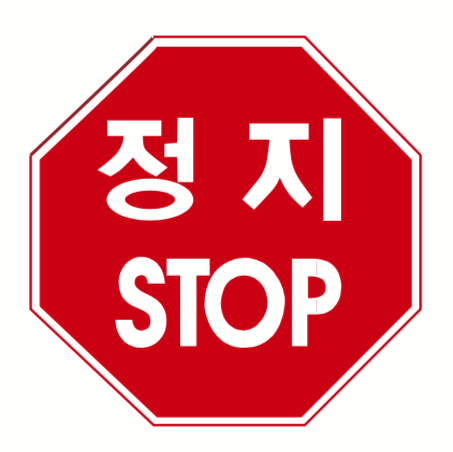
//> input picture slam-2018-fall/TwoViewGeometry/data/stop.png, 453 x 452 px
$ ./main   (built with g++ and OpenCV 4)
//> lines starting //> are read from the running program, lines starting //| are printed output that depends on the picture; after the words box and inside, x2 and y2 are one past the last pixel; in counts of white or black regions, pixels touching at a corner belong together
### slam-2018-fall/TwoViewGeometry/PlanarObjDetection/deschandler.h
#ifndef DESCRIPTORMATCHER_H
#define DESCHANDLER_H

#include <iostream>
#include <opencv2/opencv.hpp>
#include <opencv2/xfeatures2d.hpp>


class DescHandler
{
public:
    // DescHandler factory function
    static DescHandler* factory(std::string descType, std::string matcherType)
    {
        cv::Ptr<cv::Feature2D> desc;
        cv::Ptr<cv::DescriptorMatcher> matcher;
        if(descType=="sift")
            desc = cv::xfeatures2d::SIFT::create();
        else if(descType=="surf")
            desc = cv::xfeatures2d::SURF::create();
        else if(descType=="orb")
            desc = cv::ORB::create();
        else
            throw std::string("error");

        if(matcherType=="flann")
        {
            // ORB outputs integer descriptor
            if(descType=="orb")
                matcher = new cv::FlannBasedMatcher(new cv::flann::LshIndexParams(12, 20, 2));
            else
                matcher = cv::FlannBasedMatcher::create();
        }
        else if(matcherType=="bf")
        {
            if(descType=="orb")
                matcher = cv::BFMatcher::create(cv::NORM_HAMMING);
            else
                matcher = cv::BFMatcher::create(cv::NORM_L1);
        }
        else
            throw std::string("error");

        return new DescHandler(descType, desc, matcher);
    }

    //---------- 일반적인 멤버 함수 ----------//
    void detectAndCompute(cv::Mat _image)
    {
        image = _image;
        descMaker->detectAndCompute(image, cv::Mat(), keypoints, descriptors);
    }

    std::vector<cv::DMatch> match(const cv::Mat trainDescriptors, float acceptRatio = 0.5f)
    {
        std::vector<cv::DMatch> matches;
        matcher->match(descriptors, trainDescriptors, matches);

        // sort matches by score and remove not so good matches
        std::sort(matches.begin(), matches.end());
        const int numGoodMatches = matches.size() * acceptRatio;
        matches.erase(matches.begin()+numGoodMatches, matches.end());
        return matches;
    }

    static void drawAndAppendResult(const DescHandler* query, const DescHandler* train,
                                    const std::vector<cv::DMatch>& matches)
    {
        // draw matches
        cv::Mat matchimg;
        cv::drawMatches(query->getImage(), query->getKeypoints(),
                        train->getImage(), train->getKeypoints(),
                        matches, matchimg);
        std::cout << "drawmatches query: "
                  << query->getImage().rows << " " << query->getImage().cols << ", train: "
                  << train->getImage().rows << " " << train->getImage().cols << ", result: "
                  << matchimg.rows << " " << matchimg.cols << std::endl;
        cv::putText(matchimg, query->getName(), cv::Point(10,30),
                    cv::FONT_HERSHEY_SIMPLEX, 1, cv::Scalar::all(0), 2);

        // stack resulting images
        if(result.empty())
            result = matchimg;
        else
        {
            std::vector<cv::Mat> himgs = {result, matchimg};
            cv::vconcat(himgs, result);
        }
    }

    const cv::Mat getDescriptors() const { return descriptors; }
    const cv::Mat getImage() const { return image; }
    const cv::String getName() const { return name; }
    const std::vector<cv::KeyPoint>& getKeypoints() const { return keypoints; }

    static cv::Mat getResultingImg(int maxheight = 0)
    {
        cv::Mat resimg = result.clone();
        result.release();
        if(maxheight > 100 && maxheight < resimg.rows)
        {
            float scale = float(maxheight) / float(resimg.rows);
            cv::Size neosize(int(resimg.cols * scale), int(resimg.rows * scale));
            cv::resize(resimg, resimg, neosize);
        }
        return resimg;
    }

private:
    // 일단 cv::Ptr로 생성하는 방법이 어렵고
    // Feature2D와 DescriptorMatcher의 조합이 맞춰야 하기 때문에
    // 일반 생성자는 공개하지 않고 오직 factory로만 생성하게 한다.
    // 잘 모르는 사용자도 오류 없이 쉽게 사용
    DescHandler(cv::String _name, cv::Ptr<cv::Feature2D> _descMaker,
                      cv::Ptr<cv::DescriptorMatcher> _matcher)
    {
        name = _name;
        descMaker = _descMaker;
        matcher = _matcher;
    }

    cv::Ptr<cv::Feature2D> descMaker;
    cv::Ptr<cv::DescriptorMatcher> matcher;
    cv::String name;
    cv::Mat image;
    std::vector<cv::KeyPoint> keypoints;
    cv::Mat descriptors;
    static cv::Mat result;
};

#endif // DESCRIPTORMATCHER_H

### slam-2018-fall/TwoViewGeometry/PlanarObjDetection/planarobjdet.h
#ifndef PLANAROBJDET_H
#define PLANAROBJDET_H

#include <opencv2/opencv.hpp>
#include <opencv2/xfeatures2d.hpp>
#include <eigen3/Eigen/Eigen>
#include <opencv2/core/eigen.hpp>
#include "deschandler.h"


class PlanarObjDet
{
public:
    PlanarObjDet(cv::Mat _trainimg)
    {
        trainimg = _trainimg.clone();
        trainHdl = DescHandler::factory("orb", "flann");
        trainHdl->detectAndCompute(trainimg);
    }

    void detect(DescHandler* queryHdl, const float inlierThresh = 0.3f)
    {
        // compute and match descriptors
        std::vector<cv::DMatch> matches = queryHdl->match(trainHdl->getDescriptors(), 0.8f);

        // compute homography
        cv::Mat H = computeHomography(queryHdl->getKeypoints(), trainHdl->getKeypoints(), matches);

        // extract inlier matches
        matches = extractInliers(H, matches, inlierThresh);

        // draw inlier matches
        DescHandler::drawAndAppendResult(queryHdl, trainHdl, matches);
    }

    static cv::Mat resultingImg(const int maxheight = 0)
    {
        return DescHandler::getResultingImg(maxheight);
    }

private:
    cv::Mat computeHomography(const std::vector<cv::KeyPoint>& queryKeypts,
                              const std::vector<cv::KeyPoint>& trainKeypts,
                              std::vector<cv::DMatch>& matches)
    {
        queryPts.clear();
        trainPts.clear();
        for (auto& match: matches)
        {
            queryPts.push_back(queryKeypts.at(match.queryIdx).pt);
            trainPts.push_back(trainKeypts.at(match.trainIdx).pt);
        }
        cv::Mat H = cv::findHomography(queryPts, trainPts, cv::RANSAC);
        std::cout << "homography" << std::endl << H << std::endl;
        return H;
    }

    std::vector<cv::DMatch> extractInliers(cv::Mat cvH, std::vector<cv::DMatch>& matches,
                                           const float inlierThresh)
    {
        std::vector<cv::DMatch> inliers;

        // create homogeneous coordinates for keypoints
        int npts = queryPts.size();
        Eigen::Matrix3Xf querypt = Eigen::Matrix3Xf::Constant(3,npts, 1.f);
        Eigen::Matrix3Xf trainpt = Eigen::Matrix3Xf::Constant(3,npts, 1.f);
        for(int i=0; i<queryPts.size(); i++)
        {
            querypt(0,i) = queryPts[i].x;
            querypt(1,i) = queryPts[i].y;
            trainpt(0,i) = trainPts[i].x;
            trainpt(1,i) = trainPts[i].y;
        }

        // copy homography to eigen matrix
        Eigen::Matrix3f H;

        cv::cv2eigen(cvH, H);

        // reproject querypt onto image1 frame
        Eigen::Matrix3Xf rpjqpt = H*querypt;
        rpjqpt.row(0) = rpjqpt.row(0).array() / rpjqpt.row(2).array();
        rpjqpt.row(1) = rpjqpt.row(1).array() / rpjqpt.row(2).array();
        rpjqpt.row(2) = rpjqpt.row(2).array() / rpjqpt.row(2).array();

        // compute error
        Eigen::Matrix3Xf errmat = trainpt - rpjqpt;
        errmat = errmat.array() * errmat.array();
        Eigen::RowVectorXf errvec;
        errvec =  errmat.row(0) + errmat.row(1);
        std::cout << "errors" << std::endl << errvec.head(20) << std::endl;

        // count inliers and outliers
        const float thresh = 2.f;
        std::vector<cv::DMatch> inlierMatches;
        for(int i=0; i<errmat.cols(); i++)
        {
            if(errvec(i) < thresh)
                inlierMatches.push_back(matches.at(i));
        }
        float inlierRatio = float(inlierMatches.size()) / float(matches.size());
        std::cout << "### inliers: " << inlierMatches.size() << ", ratio: " << inlierRatio << std::endl;

        // if inliers are not sufficient, clear inliers
        if(inlierRatio < inlierThresh)
            inlierMatches.clear();
        // to make inlierMatches to be non-empty, push one
        inlierMatches.push_back(matches.at(0));

        return inlierMatches;
    }

    cv::Mat trainimg;
    DescHandler* trainHdl;
    std::vector<cv::Point2f> queryPts;
    std::vector<cv::Point2f> trainPts;
    float inlierThresh;
};

#endif // PLANAROBJDET_H

### slam-2018-fall/TwoViewGeometry/PlanarObjDetection/main.cpp
#include <iostream>
#include <vector>
#include "planarobjdet.h"
cv::Mat DescHandler::result;

#define TRAINIMG_WIDTH  500


std::vector<PlanarObjDet*> createDetectors()
{
    cv::Mat trainimg1 = cv::imread(std::string(PRJ_PATH) + "/../data/stop.png");
//> trainimg1 is the input picture: 452 rows x 453 cols, CV_8UC3; mean B, G, R 145.6, 137.4, 231.3
    cv::Mat trainimg2 = cv::imread(std::string(PRJ_PATH) + "/../data/crosswalk.jpg");
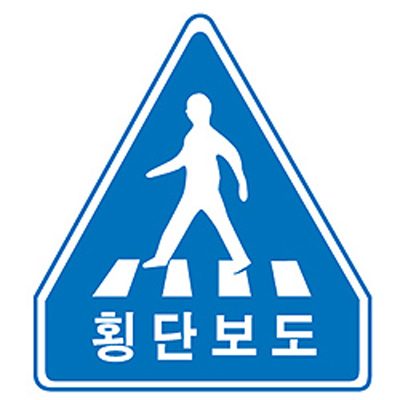
//> input picture slam-2018-fall/TwoViewGeometry/data/crosswalk.jpg, 400 x 400 px
//> trainimg2 is the input picture: 400 rows x 400 cols, CV_8UC3; mean B, G, R 228.5, 200.8, 160.2
    std::vector<cv::Mat> images = {trainimg1, trainimg2};
    std::vector<PlanarObjDet*> objdets;
    // widths of all the train images are set to TRAINIMG_WIDTH
    for(cv::Mat& image: images)
    {
        if(image.cols != TRAINIMG_WIDTH)
        {
            cv::Size neosize(TRAINIMG_WIDTH, int(image.rows*float(TRAINIMG_WIDTH)/float(image.cols)));
            cv::resize(image, image, neosize);
            std::cout << "resize: " << image.rows << " " << image.cols << std::endl;
        }
        objdets.push_back(new PlanarObjDet(image));
    }
//> this loop made 2 passes
//> name in DescHandler on passes 1 to 2: "orb", "orb"
//| resize: 498 500
//| resize: 500 500
//> pass 1, in createDetectors, `cv::resize(image, image, neosize);`:
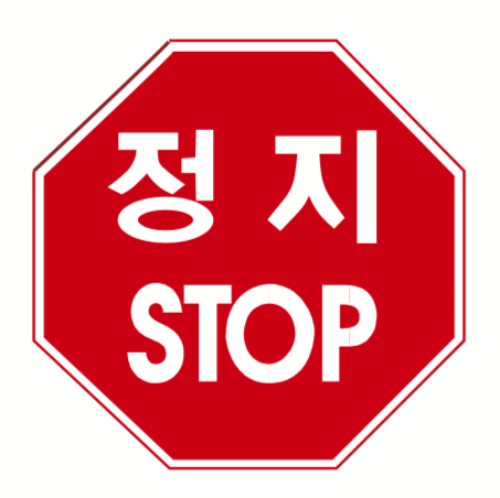
//> image: 498 rows x 500 cols, CV_8UC3; mean B, G, R 145.6, 137.4, 231.3
//> pass 2, in createDetectors, `cv::resize(image, image, neosize);`:
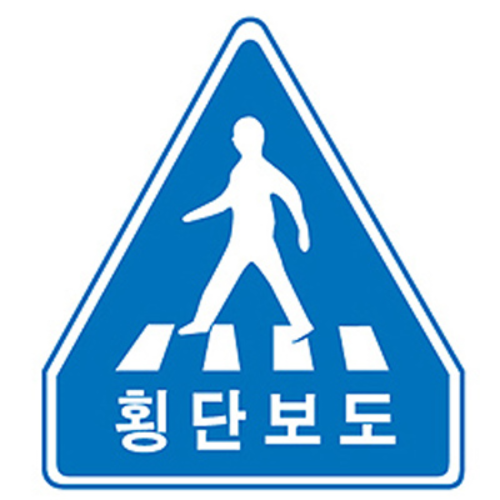
//> image: 500 rows x 500 cols, CV_8UC3; mean B, G, R 228.5, 200.7, 160.2
    return objdets;
}


int main()
{
    std::cout << "Press 'a' to add train image," << std::endl
              << "'u' to increase inlier ratio threshold," << std::endl
              << "'d' to decrease inlier ratio threshold," << std::endl
              << "and 'q' to quit." << std::endl;
    cv::VideoCapture cap(0);
    if(!cap.isOpened())
        return -1;

    std::vector<PlanarObjDet*> objdets = createDetectors();
//> objdets = 2 items
    DescHandler* queryHdl = DescHandler::factory("orb", "flann");
    float inlierRatio = 0.2;

    while(1)
    {
        cv::Mat frame;
        cap >> frame;
        queryHdl->detectAndCompute(frame);
//> in detectAndCompute (call 3), `descMaker->detectAndCompute(image, cv::Mat(), keypoints, descriptors);`: keypoints = 500 keypoints; strongest (x, y, size): (170, 266, 92.6), (165, 147, 111.1), (167, 152, 92.6), (168, 176, 111.1)

        for(auto det: objdets)
            det->detect(queryHdl, inlierRatio);
//> this loop made 2 passes
//> (numGoodMatches in match, matches in detect, inlierRatio in extractInliers) on passes 1 to 2: (398, 199 matches, 0.497), (394, 1 match, 0.104)
//| homography
//| [1.094993745355746, -0.001705113722651036, 0.9843959545244857;
//|  -0.002806380721141647, 1.093277110853758, 1.071839971687139;
//|  -1.276591879311765e-05, -9.422269663015812e-06, 1]
//> (the first 4 of 16 printed lines)
//> pass 1, in drawAndAppendResult, `cv::drawMatches(query->getImage(), query->getKeypoints(), train->getIm..`:
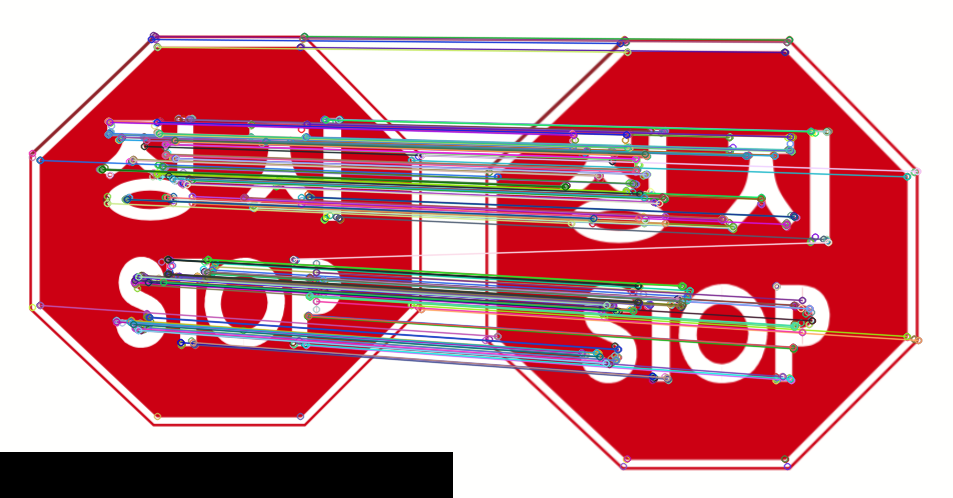
//> matchimg: 498 rows x 953 cols, CV_8UC3; mean B, G, R 140.7, 132.1, 204.4
//> pass 1, in drawAndAppendResult, `cv::putText(matchimg, query->getName(), cv::Point(10,30), cv::FONT_HER..`:
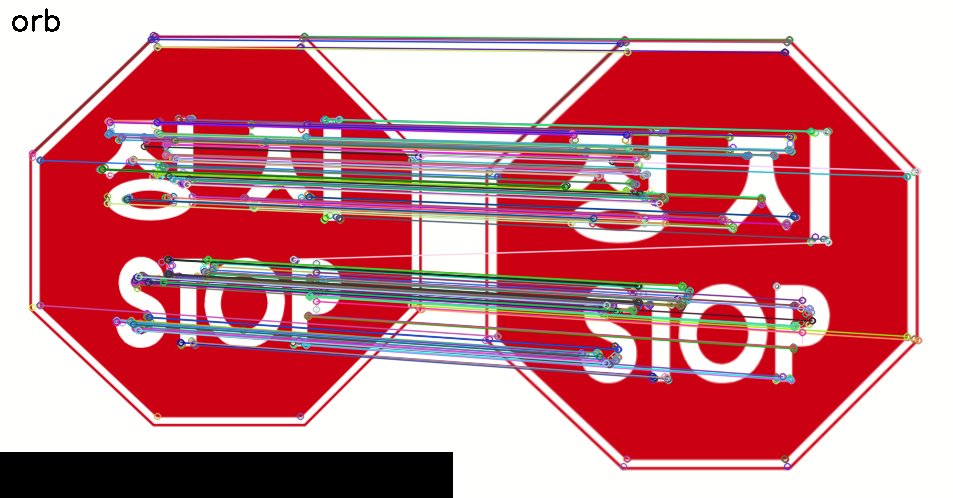
//> matchimg: 498 rows x 953 cols, CV_8UC3; 0.08% of pixels changed, all inside (x1, y1, x2, y2) = (12, 8, 60, 32)
//> pass 2, in drawAndAppendResult (call 2), `cv::putText(matchimg, query->getName(), cv::Point(10,30), cv::FONT_HER..`:
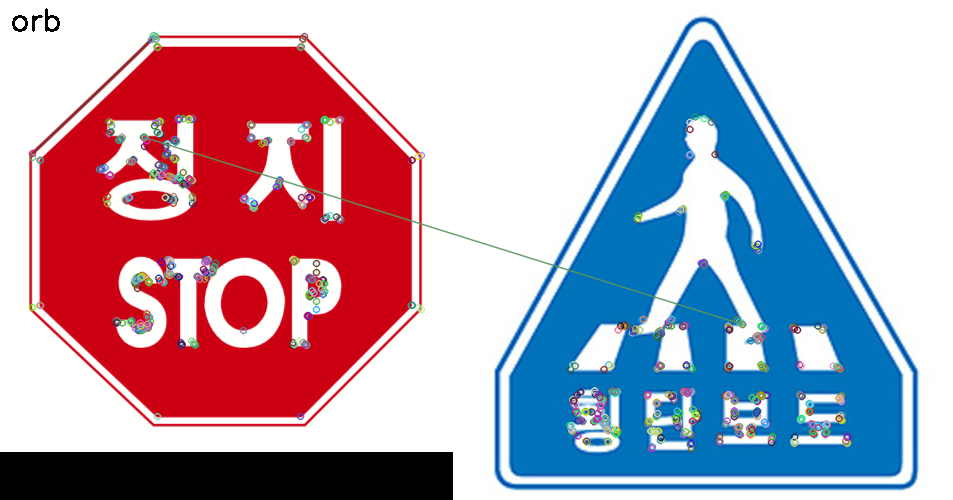
//> matchimg: 500 rows x 953 cols, CV_8UC3; mean B, G, R 180.8, 163.5, 181.8
        cv::Mat result = PlanarObjDet::resultingImg(1000);
//> in getResultingImg, `cv::Mat resimg = result.clone();`:
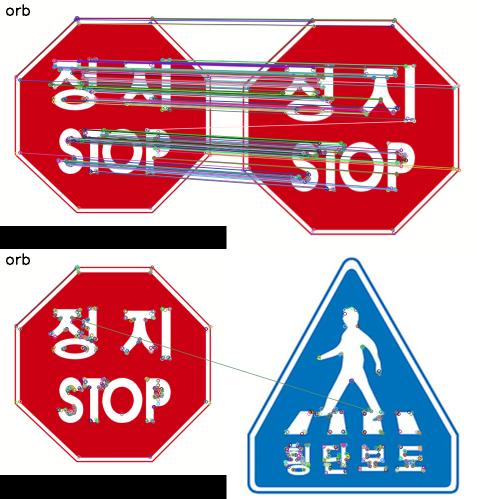
//> resimg: 998 rows x 953 cols, CV_8UC3 (shown at 1/2 size); mean B, G, R 160.7, 147.8, 193
        if(!result.empty())
            cv::imshow("detection result", result);

        int key = cv::waitKey(10);
//> the 'q' key is pressed
        if(key==int('a') || key==int('A'))
        {
            std::cout << "add train image" << std::endl;
            if(frame.cols!=TRAINIMG_WIDTH)
            {
                cv::Size neosize(TRAINIMG_WIDTH, int(frame.rows*float(TRAINIMG_WIDTH)/float(frame.cols)));
                cv::resize(frame, frame, neosize);
            }
            objdets.push_back(new PlanarObjDet(frame));
        }
        else if(key==int('u') || key==int('U'))
            inlierRatio = std::min(inlierRatio + 0.1f, 0.9f);
        else if(key==int('d') || key==int('D'))
            inlierRatio = std::max(inlierRatio - 0.1f, 0.1f);
        else if(key==int('q') || key==int('Q'))
            break;
    }
//> after the loop, inlierRatio = 0.2

    for(auto det: objdets)
        delete det;
//> this loop made 2 passes
    return 0;
}
